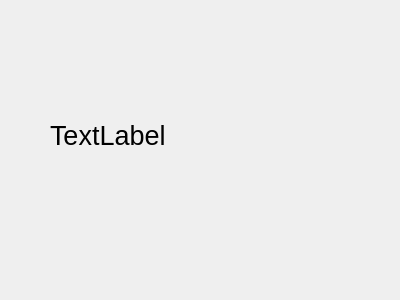
<?xml version="1.0" encoding="UTF-8"?>
<ui version="4.0">
 <class>CycleWindow</class>
 <widget class="QWidget" name="CycleWindow">
  <property name="geometry">
   <rect>
    <x>0</x>
    <y>0</y>
    <width>400</width>
    <height>300</height>
   </rect>
  </property>
  <property name="windowTitle">
   <string>Form</string>
  </property>
  <widget class="QLabel" name="label">
   <property name="geometry">
    <rect>
     <x>50</x>
     <y>120</y>
     <width>400</width>
     <height>30</height>
    </rect>
   </property>
   <property name="font">
    <font>
     <pointsize>20</pointsize>
    </font>
   </property>
   <property name="text">
    <string>TextLabel</string>
   </property>
  </widget>
 </widget>
 <resources/>
 <connections/>
</ui>
